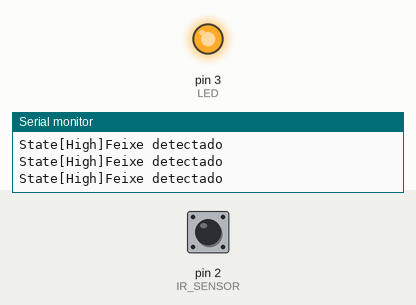
The sketch below on a simulated Arduino Uno, built with avr-gcc and run on an emulated ATmega328P. Parts: output pins drawn as LEDs (lit = HIGH), the last lines printed to the serial monitor. Dashed ring = blinking. The test bench sets the inputs (shaded band); at power-on: pin 2 (IR_SENSOR) HIGH.

Above: at 1.2 s.
1.3 s: pin 2 (IR_SENSOR) driven LOW
At 2.1 s:
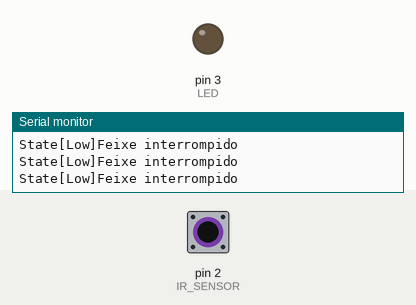
2.8 s: pin 2 (IR_SENSOR) driven HIGH
At 3.6 s:
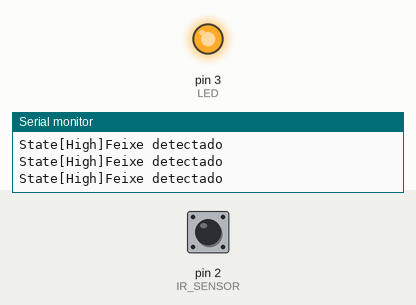
4.3 s: pin 2 (IR_SENSOR) pulsed LOW 2 times (0.12 s each, 0.3 s apart)
At 4.52 s:
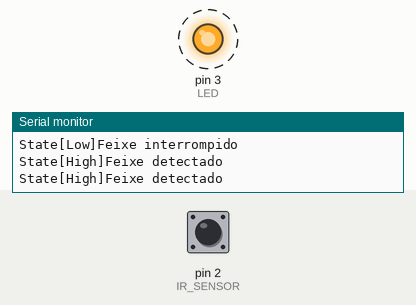
Timing chart, 0 to 7.3 s (numbered marks = the images above; inputs shaded):
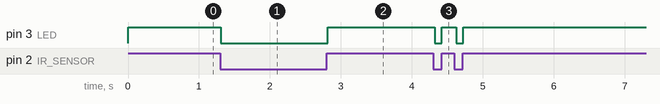

The sketch:

magnificent_hango1.ino
```cpp
#define IR_SENSOR 2
#define LED       3

void setup() {
  pinMode(IR_SENSOR, INPUT);
  pinMode(LED, OUTPUT);

  Serial.begin(115200);
}

void print_stateled(const bool beam, const bool inverted) {
  Serial.print("State[");
  Serial.print(beam ? "High" : "Low");
  Serial.print("]");

  if (inverted) {
    Serial.println(beam ? "Feixe detectado" : "Feixe interrompido");
  } else {
    Serial.println(beam ? "Feixe interrompido" : "Feixe detectado");
  }
}

void loop() {
  const bool beamDetected = digitalRead(IR_SENSOR);

  digitalWrite(LED, beamDetected);

  print_stateled(beamDetected, 1);

  delay(50);
}
```

Measured:
- after the input at 1.3 s, pin 3 (LED): HIGH → LOW at once
- after the input at 2.8 s, pin 3 (LED): LOW → HIGH at once
- after the input at 4.3 s, pin 3 (LED): alternates HIGH for 0.20 s and LOW for 0.10 s, 4 changes in all, then stays HIGH, starting at once
